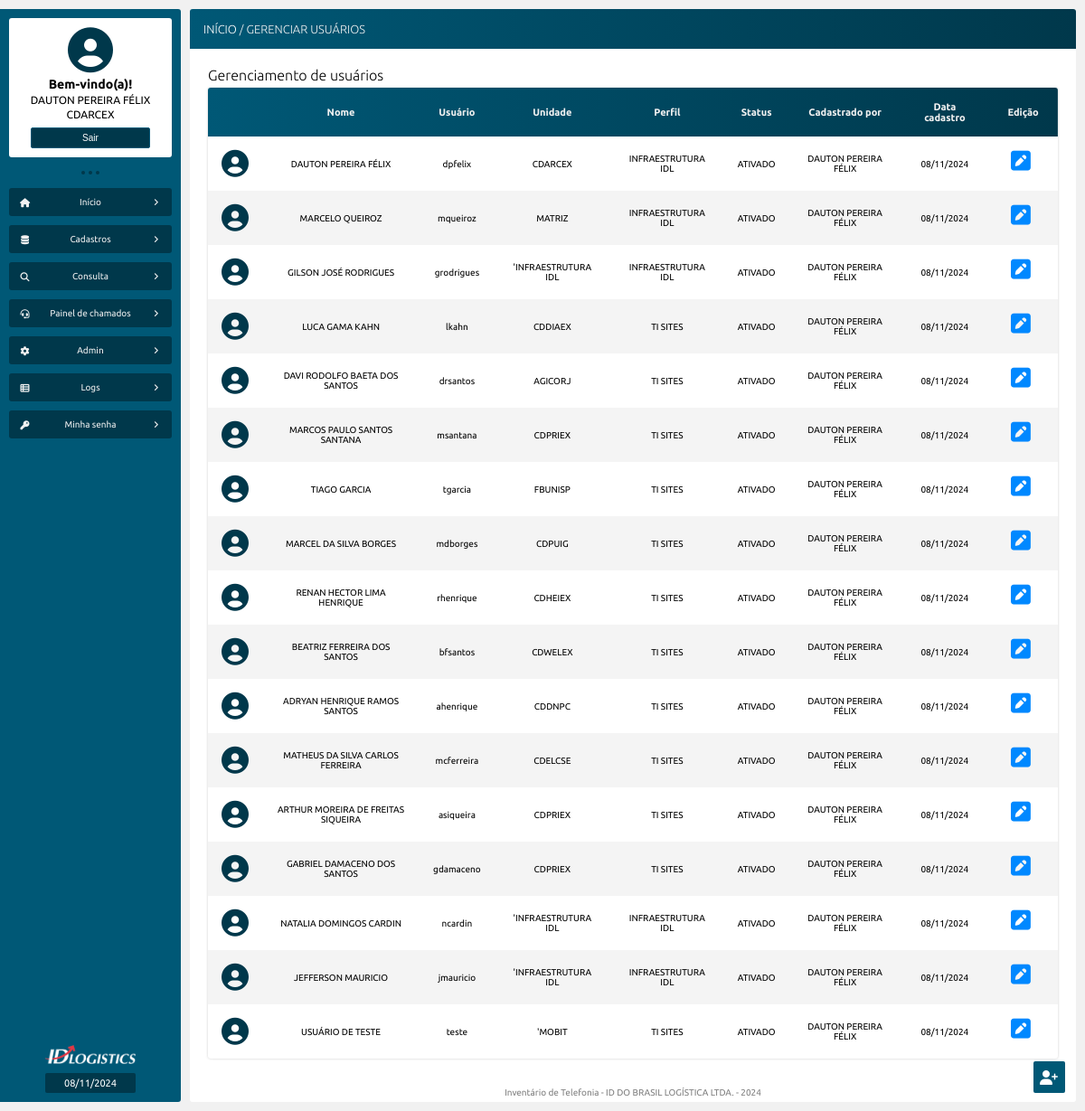
/gerenciar_usuarios.php (signed in), run on the app's committed database.
### tables this page shows
CREATE TABLE `tb_usuarios` (
  `id_usuario` int NOT NULL AUTO_INCREMENT,
  `nome` varchar(100) DEFAULT NULL,
  `matricula` varchar(10) DEFAULT NULL,
  `unidade` varchar(100) DEFAULT NULL,
  `cargo` varchar(100) DEFAULT NULL,
  `perfil` varchar(45) DEFAULT NULL,
  `usuario` varchar(100) DEFAULT NULL,
  `senha` varchar(256) DEFAULT NULL,
  `status` varchar(45) DEFAULT NULL,
  `senha_primeiro_acesso` varchar(45) DEFAULT NULL,
  `data_cadastro` timestamp NULL DEFAULT CURRENT_TIMESTAMP,
  `cadastrado_por` varchar(45) DEFAULT NULL,
  PRIMARY KEY (`id_usuario`)
);

### src/model/Usuario.php (called while the page is built, shortened)
<?php
class Usuario
{
    public function __construct(private PDO $pdo)
    {
        $this->pdo = $pdo;
    }
    public function exibeUsuarios(): array
    {
        $sql = "SELECT *, DATE_FORMAT(data_cadastro, '%d/%m/%Y') AS data_cadastro FROM tb_usuarios";
        $stmt = $this->pdo->prepare($sql);
        $stmt->execute();
        return $stmt->fetchAll(PDO::FETCH_ASSOC);
    }
}

### gerenciar_usuarios.php (the view, shortened to what this page needs)
<?php
require_once "src/config/conexao_bd.php";
$exibeUsuarios = new Usuario($pdo);
$exibeTodosUsuarios = $exibeUsuarios->exibeUsuarios();
?>
<!DOCTYPE html>
<html>
<head>
    <?php
        require_once "src/views/layout/head.php";
    ?>
</head>
<body>
    <main class="corpo">
        <?php
            require_once "src/views/layout/menu_lateral.php";
        ?>
        <section class="principal">
            <article class="conteudo">
                <header class="conteudo-cabecalho">
                    <h3><a href="inicio.php">INÍCIO</a> / GERENCIAR USUÁRIOS</h3>
                </header>
                <section class="conteudo-center">
                    <h1>Gerenciamento de usuários</h1>
                    <table>
                        <thead>
                            <tr>
                                <td></td>
                                <td>Nome</td>
                                <td>Usuário</td>
                                <td>Unidade</td>
                                <td>Perfil</td>
                                <td>Status</td>
                                <td>Cadastrado por</td>
                                <td>Data cadastro</td>
                                <td>Edição</td>
                            </tr>
                        </thead>
                        <tbody>
                            <?php foreach($exibeTodosUsuarios as $exibeUsuarios) : ?>
                            <tr>
                                <td>
                                    <?php
                                        if(empty($exibeUsuarios['foto_perfil']))
                                        {
                                            echo "<i class='fa-solid fa-circle-user'></i>";
                                        } else {
                                            echo "<img src='$exibeUsuarios[foto_perfil]' id='table-foto-perfil'>";
                                        }
                                    ?>
                                </td>
                                <td><?= htmlentities($exibeUsuarios['nome']) ?></td>
                                <td><?= htmlentities($exibeUsuarios['usuario']) ?></td>
                                <td><?= htmlentities($exibeUsuarios['unidade']) ?></td>
                                <td><?= htmlentities($exibeUsuarios['perfil']) ?></td>
                                <td><?= htmlentities($exibeUsuarios['status']) ?></td>
                                <td><?= htmlentities($exibeUsuarios['cadastrado_por']) ?></td>
                                <td><?= htmlentities($exibeUsuarios['data_cadastro']) ?></td>
                                <td id="acoes">
                                    <form>
                                        <button type="button"><a href="editar_usuario.php?id_usuario=<?= $exibeUsuarios['id_usuario'] ?>" title="Editar esse usuário"><i class="fa-solid fa-square-pen"></i></a></button>
                                    </form>
                                </td>
                            </tr>
                            <?php endforeach ?>
                        </tbody>
                    </table>
                </section>
                <?php
                    require_once "src/views/layout/rodape.php";
                ?>
            </article>
        </section>
    </main>
    <div class="btns-atalhos">
        <a href="cadastrar_usuario.php"><button id="btn-atalho" title="Cadastrar um novo usuário">
            <i class="fa-solid fa-user-plus"></i>
        </button></a>
    </div>
</body>
</html>

### css/style.css (style rules this page uses)
:root { --primary-color: #0088ff; --secundary-color: #005876; --terciary-color: #00384b; --white-color: #f1f1f1; --primary-shadow: 0 0 .5em #808080 }
* { padding: 0; margin: 0; box-sizing: border-box; }
a { text-decoration: none; }
body { font-family: 'Playpen Sans', cursive; font-family: 'Ubuntu', sans-serif; background: var(--white-color); }
.corpo { width: 100%; height: 100%; padding: 10px 10px 10px 0; position: absolute; display: flex; }
.principal { width: 100%; height: 100%; display: flex; flex-direction: column; }
.conteudo { width: 100%; height: 100%; position: relative; display: flex; flex-direction: column; align-items: center; overflow: hidden; background: #ffffff; border-radius: 3px; }
.conteudo-cabecalho { width: 100%; margin-bottom: 10px; padding: 15px; display: flex; justify-content: space-between; align-items: center; background: linear-gradient(to right, var(--secundary-color), var(--terciary-color)); color: var(--white-color); }
.conteudo-cabecalho h3 { font-size: 13px; font-weight: 100; }
.conteudo-center { width: 100%; height: 100%; padding: 10px 20px 20px 20px; display: flex; align-content: baseline; align-items: center; flex-direction: column; overflow: scroll; }
.conteudo-center h1 { width: 100%; font-size: 16px; font-weight: 100; }

### css/form.css (style rules this page uses)
form { width: 100%; height: fit-content; margin: 13px auto; padding: 70px 30px 30px 30px; position: relative; display: flex; flex-direction: column; border-radius: 3px; box-shadow: 0 0 1em #cdcdcd; background: #fff; font-size: 10px; }

### css/table.css (style rules this page uses)
table { width: 100%; margin: 5px auto; font-size: 10px; background: #ffffff; box-shadow: 0 0 .3em #cdcdcd; border-radius: 3px; border-collapse: collapse; text-align: center; overflow: auto; }
table tr td { padding: 15px; }
table thead { position: sticky; top: -10px; color: var(--white-color); font-weight: bold; background: linear-gradient(to right, var(--secundary-color), var(--terciary-color)); z-index: 1; }
table thead td:first-child { border-radius: 3px 0 0 0; }
table thead td:last-child { border-radius: 0 3px 0 0; }
table thead td { font-size: 11px; }
tbody tr:nth-child(even) { background: #f4f4f4; }
table form { width: fit-content; padding: 0; margin: 0 10px; border: 0; box-shadow: none; background: transparent; }
table tr #acoes { display: flex; align-items: center; justify-content: center; }
table a { color: #000; }
table i { color: var(--primary-color); font-size: 25px; }
table .fa-circle-user { font-size: 30px; color: var(--terciary-color); }

### css/botoes.css (style rules this page uses)
button { width: fit-content; min-width: 80px; padding: 5px 15px; border-radius: 2px; border: none; background: var(--secundary-color); border: 1px solid var(--secundary-color); color: #fff; font-size: 10px; cursor: pointer; }
.btns-atalhos { width: 70px; position: fixed; bottom: 20px; right: 5px; display: flex; align-items: center; justify-content: center; flex-direction: column; gap: 5px; z-index: 2; }
#btn-atalho { width: 35px; min-width: 0; height: 35px; padding: 5px; border: none; }
#btn-atalho i { font-size: 16px; }
form button { padding: 7px 15px 5px 15px; }
table form button { width: fit-content; min-width: fit-content; padding: 0 !important; background: transparent; border: none; }
table tr td button { padding: 7px 15px; margin-right: 5px; }

### data on the page
tb_usuarios: nome "DAUTON PEREIRA FÉLIX", usuario "dpfelix", unidade "CDARCEX", perfil "INFRAESTRUTURA IDL", status "ATIVADO", cadastrado_por "DAUTON PEREIRA FÉLIX", data_cadastro "08/11/2024"
tb_usuarios: nome "MARCELO QUEIROZ", usuario "mqueiroz", unidade "MATRIZ", perfil "INFRAESTRUTURA IDL", status "ATIVADO", cadastrado_por "DAUTON PEREIRA FÉLIX", data_cadastro "08/11/2024"
tb_usuarios: nome "GILSON JOSÉ RODRIGUES", usuario "grodrigues", unidade "'INFRAESTRUTURA IDL", perfil "INFRAESTRUTURA IDL", status "ATIVADO", cadastrado_por "DAUTON PEREIRA FÉLIX", data_cadastro "08/11/2024"
tb_usuarios: nome "LUCA GAMA KAHN", usuario "lkahn", unidade "CDDIAEX", perfil "TI SITES", status "ATIVADO", cadastrado_por "DAUTON PEREIRA FÉLIX", data_cadastro "08/11/2024"
tb_usuarios: nome "DAVI RODOLFO BAETA DOS SANTOS", usuario "drsantos", unidade "AGICORJ", perfil "TI SITES", status "ATIVADO", cadastrado_por "DAUTON PEREIRA FÉLIX", data_cadastro "08/11/2024"
tb_usuarios: nome "MARCOS PAULO SANTOS SANTANA", usuario "msantana", unidade "CDPRIEX", perfil "TI SITES", status "ATIVADO", cadastrado_por "DAUTON PEREIRA FÉLIX", data_cadastro "08/11/2024"
tb_usuarios: nome "TIAGO GARCIA", usuario "tgarcia", unidade "FBUNISP", perfil "TI SITES", status "ATIVADO", cadastrado_por "DAUTON PEREIRA FÉLIX", data_cadastro "08/11/2024"
tb_usuarios: nome "MARCEL DA SILVA BORGES", usuario "mdborges", unidade "CDPUIG", perfil "TI SITES", status "ATIVADO", cadastrado_por "DAUTON PEREIRA FÉLIX", data_cadastro "08/11/2024"
tb_usuarios: nome "RENAN HECTOR LIMA HENRIQUE", usuario "rhenrique", unidade "CDHEIEX", perfil "TI SITES", status "ATIVADO", cadastrado_por "DAUTON PEREIRA FÉLIX", data_cadastro "08/11/2024"
tb_usuarios: nome "BEATRIZ FERREIRA DOS SANTOS", usuario "bfsantos", unidade "CDWELEX", perfil "TI SITES", status "ATIVADO", cadastrado_por "DAUTON PEREIRA FÉLIX", data_cadastro "08/11/2024"
tb_usuarios: nome "ADRYAN HENRIQUE RAMOS SANTOS", usuario "ahenrique", unidade "CDDNPC", perfil "TI SITES", status "ATIVADO", cadastrado_por "DAUTON PEREIRA FÉLIX", data_cadastro "08/11/2024"
tb_usuarios: nome "MATHEUS DA SILVA CARLOS FERREIRA", usuario "mcferreira", unidade "CDELCSE", perfil "TI SITES", status "ATIVADO", cadastrado_por "DAUTON PEREIRA FÉLIX", data_cadastro "08/11/2024"
tb_usuarios: nome "ARTHUR MOREIRA DE FREITAS SIQUEIRA", usuario "asiqueira", unidade "CDPRIEX", perfil "TI SITES", status "ATIVADO", cadastrado_por "DAUTON PEREIRA FÉLIX", data_cadastro "08/11/2024"
tb_usuarios: nome "GABRIEL DAMACENO DOS SANTOS", usuario "gdamaceno", unidade "CDPRIEX", perfil "TI SITES", status "ATIVADO", cadastrado_por "DAUTON PEREIRA FÉLIX", data_cadastro "08/11/2024"
tb_usuarios: nome "NATALIA DOMINGOS CARDIN", usuario "ncardin", unidade "'INFRAESTRUTURA IDL", perfil "INFRAESTRUTURA IDL", status "ATIVADO", cadastrado_por "DAUTON PEREIRA FÉLIX", data_cadastro "08/11/2024"
tb_usuarios: nome "JEFFERSON MAURICIO", usuario "jmauricio", unidade "'INFRAESTRUTURA IDL", perfil "INFRAESTRUTURA IDL", status "ATIVADO", cadastrado_por "DAUTON PEREIRA FÉLIX", data_cadastro "08/11/2024"
tb_usuarios: nome "USUÁRIO DE TESTE", usuario "teste", unidade "'MOBIT", perfil "TI SITES", status "ATIVADO", cadastrado_por "DAUTON PEREIRA FÉLIX", data_cadastro "08/11/2024"

### other printed values
$_SESSION['nome'] "DAUTON PEREIRA FÉLIX"
$_SESSION['unidade'] "CDARCEX"
exibeDataAtual() "08/11/2024"
